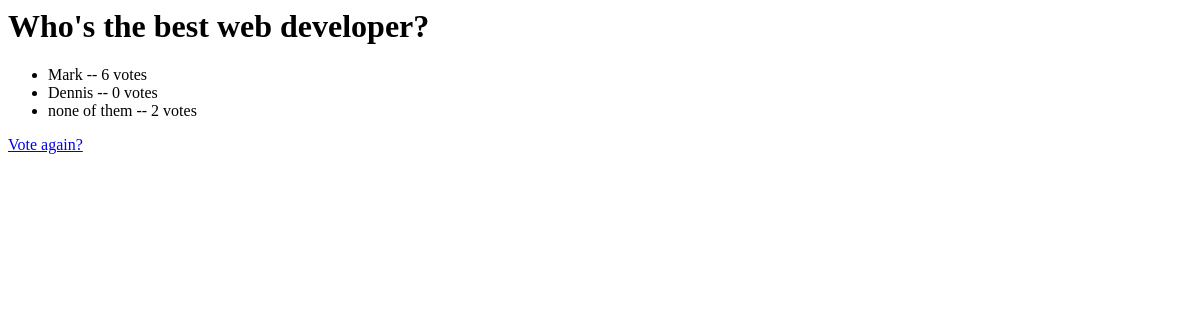
The page /polls/2/results/ on the database as committed earlier.
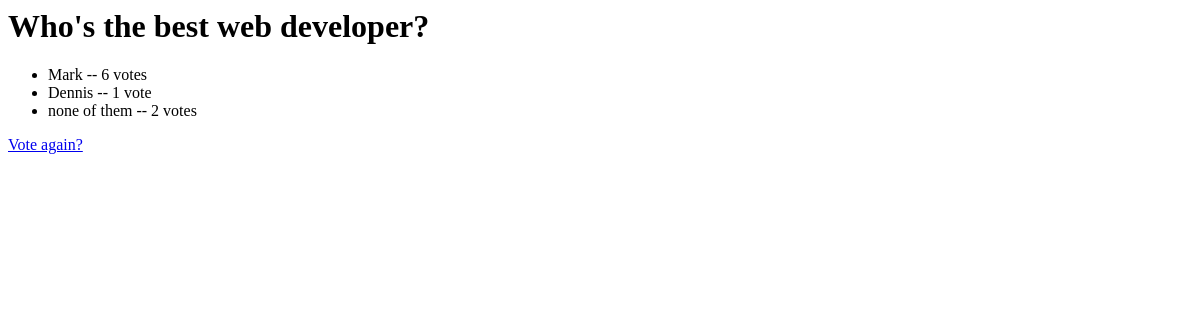
The same page on the database as committed later.
### polls/models.py (models this page shows, shortened)
class Choice(models.Model):
    question = models.ForeignKey(Question)
    choice_text = models.CharField(max_length=200)
    votes = models.IntegerField(default=0)

### polls/views.py (the view)
# urls.py: url(r'^(?P<question_id>\d+)/results/$', views.results, name='results'),
def results(request, question_id):
    question = get_object_or_404(Question, pk=question_id)
    return render(request, 'polls/results.html', {'question': question})

### polls/templates/polls/results.html
<h1>{{ question.question_text }}</h1>
<ul>
{% for choice in question.choice_set.all %}
    <li>{{ choice.choice_text }} -- {{ choice.votes }} vote{{ choice.votes|pluralize }}</li>
{% endfor %}
</ul>
<a href="{% url 'polls:detail' question.id %}">Vote again?</a>

Rows that differ between the two databases and show on the page:
changed Choice "Dennis": votes "0" → "1"
